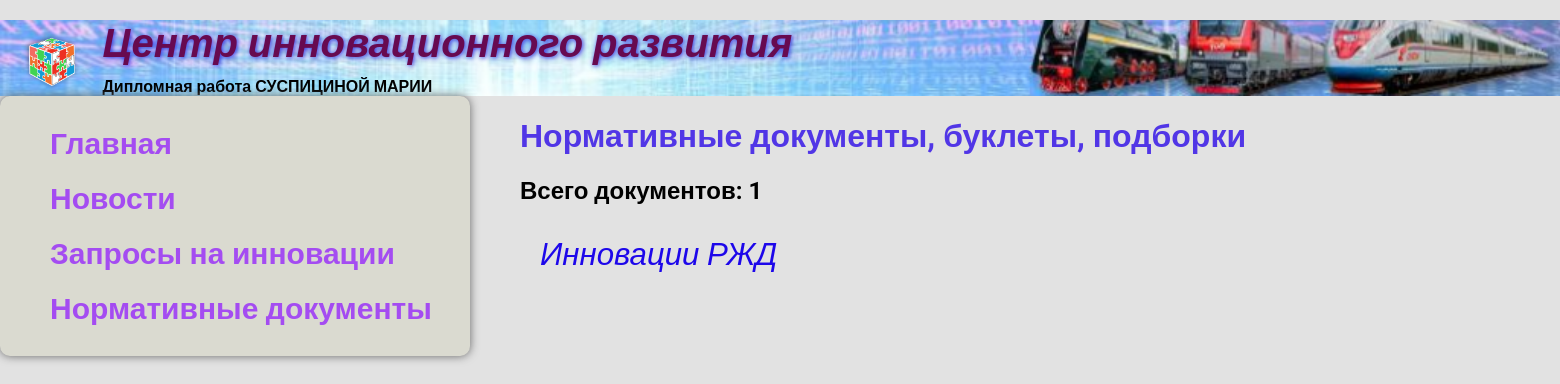
The page /doc on the database as committed earlier.
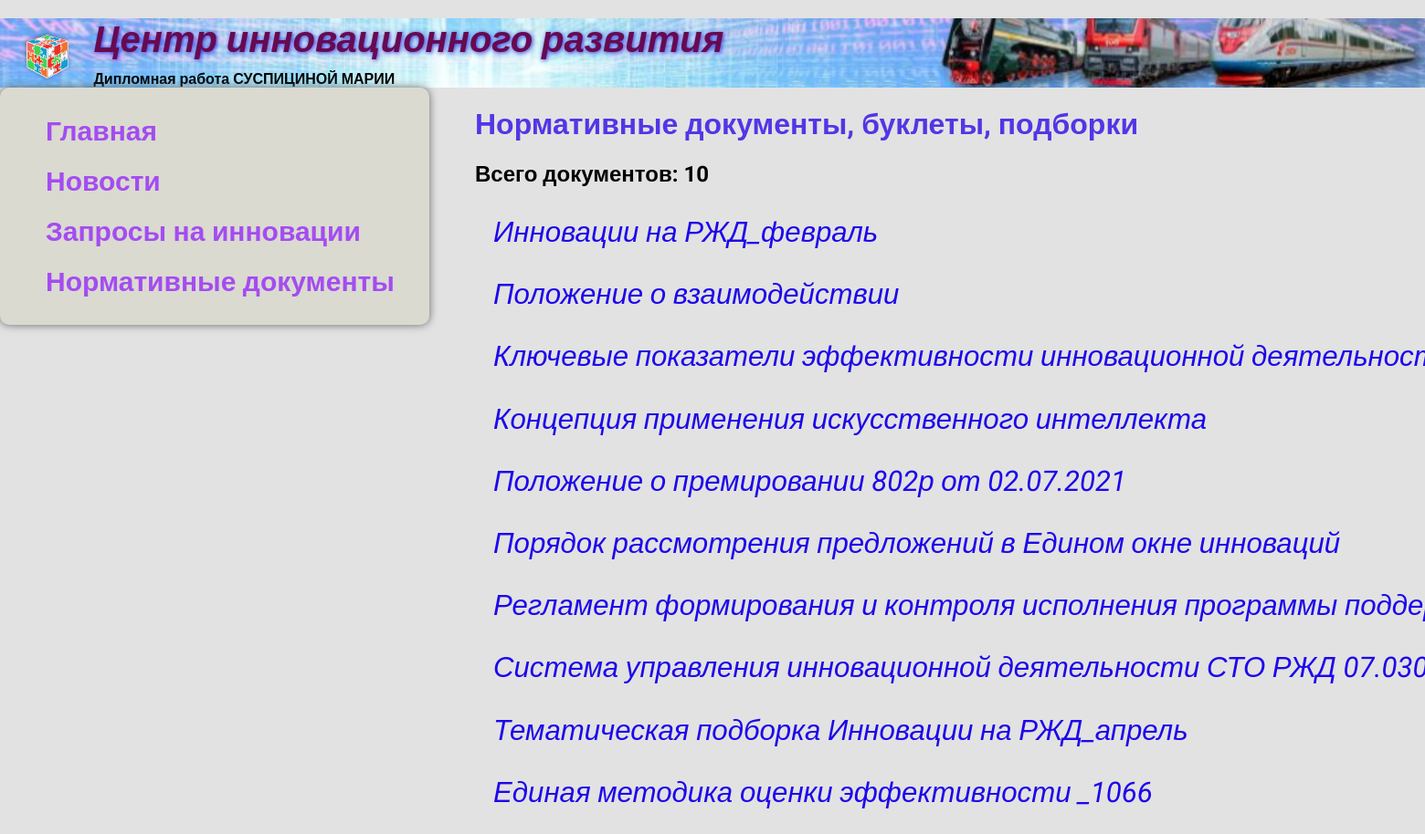
The same page on the database as committed later.
### doc/models.py (models this page shows, shortened)
class Doc(models.Model):
    title = models.CharField(max_length=100, verbose_name="Название")
    r_doc = models.FileField(upload_to='', blank=True, verbose_name='Файлы')
    class Meta:
        verbose_name = "Документы"
        verbose_name_plural = "Документы"

### doc/views.py (the view)
# urls.py: path('', views.docs, name='docs'),
def docs(request):
    docs = Doc.objects.all()
    return render(request, 'doc/docs.html', {'docs': docs})

### doc/templates/doc/docs.html
{% extends 'contact/base.html' %}
{% block content %}
<h1>Нормативные документы, буклеты, подборки</h1>
<h2 class = 'count'>Всего документов: {{  docs.count }}</h2>
{% for doc in docs %}
<div class="element">
    <p class="top"><i><a href="{{ doc.r_doc.url }}" target="_blank">{{ doc.title }} </a></i></p>
</div>
{% endfor %}
{% endblock %}

### contact/templates/contact/base.html (shortened to what this page needs)
<!DOCTYPE html>
{% load static %}
<html lang="en">
<head>
    <link rel="stylesheet" href="{% static 'css/style.css' %}">
</head>
<header>
    <div class="logo">
       <a href="{% url 'index' %}"><img src="{% static 'contact/cub.png' %}" alt="Центр инновационого развития"
                                         width="4%"></a><h1><i>Центр инновационного развития</i></h1>
    </div>
     <marquee behavior="scroll" bgcolor="silver" direction="left" bgcolor="none" loop="1" scrollamount="10">
        <b>Дипломная работа СУСПИЦИНОЙ МАРИИ</b>
    </marquee>
</header>
<body>
<div class="menu">
    <div class="wrap">
        <ul>
            <li><a href="{% url 'index' %}">Главная</a></li>
            <li><a href="{% url 'news' %}">Новости</a></li>
            <li><a href="{% url 'order_work' %}">Запросы на инновации</a></li>
            <li><a href="{% url 'doc:docs' %}">Нормативные документы</a></li>
        </ul>
    </div>
</div>
<div class="contact">
    <div class="wrap">
        {% block content %}
        {% endblock %}
    </div>
</div>
</body>
</html>

### contact/static/css/style.css (style rules this page uses)
body { font-family: 'Roboto', sans-serif; background: #e2e2e2; margin: 0; padding: 0; }
header { background: url(../contact/shapka12.png) no-repeat bottom; background-color: #e2e2e2; background-size: 100%; margin-top: 0; }
header img { float: left; margin: 10px 20px 0 20px; display: inline; }
header h1 { margin: 20px 0 10px 20px; font-size: 250%; color: rgb(103, 10, 80); text-shadow: 1px 1px 5px rgb(50, 44, 220); }
.menu { background: rgb(218, 218, 208); padding: 10px; border-radius: 10px; width: 450px; position: fixed; box-shadow: 0 0 10px #666; }
.menu a { color: #a44cf1; font-weight: bold; text-decoration: none; font-size: 150%; }
.menu ul { list-style: none; display: block; font-size: 20px; }
.menu li { margin-bottom: 20px; }
.contact h1 { color: rgb(81, 54, 230); }
.element .top { font-size: 130%; }
.element { font-size: 150%; text-align: justify; width: 1670px; margin: 20px; }
.element a { text-decoration: none; color: #1d07ea; }
p a { margin: 0; padding: 0; }
.contact { padding-left: 500px; text-indent: 20px; }

Rows that differ between the two databases and show on the page:
changed Doc: title "Инновации РЖД" → "Инновации на РЖД_февраль"
added Doc: title "Положение о взаимодействии"
added Doc: title "Ключевые показатели эффективности инновационной…"
added Doc: title "Концепция применения искусственного интеллекта"
added Doc: title "Положение о премировании 802р от 02.07.2021"
added Doc: title "Порядок рассмотрения предложений в Едином окне инноваций"
added Doc: title "Регламент формирования и контроля исполнения программы…"
added Doc: title "Система управления инновационной деятельности СТО РЖД…"
added Doc: title "Тематическая подборка Инновации на РЖД_апрель"
added Doc: title "Единая методика оценки эффективности _1066"
Other text that changed with them:
{{ docs.count }}: "1" → "10"
